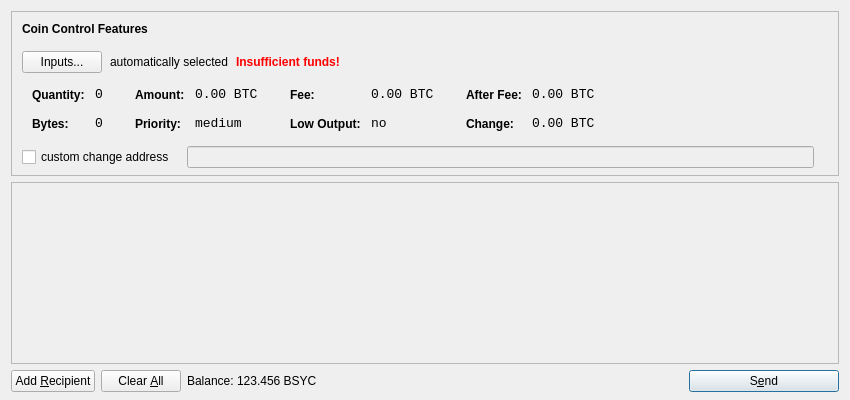
<?xml version="1.0" encoding="UTF-8"?>
<ui version="4.0">
 <class>SendCoinsDialog</class>
 <widget class="QDialog" name="SendCoinsDialog">
  <property name="geometry">
   <rect>
    <x>0</x>
    <y>0</y>
    <width>850</width>
    <height>400</height>
   </rect>
  </property>
  <property name="windowTitle">
   <string>Send Coins</string>
  </property>
  <layout class="QVBoxLayout" name="verticalLayout" stretch="0,1,0">
   <property name="bottomMargin">
    <number>8</number>
   </property>
   <item>
    <widget class="QFrame" name="frameCoinControl">
     <property name="sizePolicy">
      <sizepolicy hsizetype="Expanding" vsizetype="Expanding">
       <horstretch>0</horstretch>
       <verstretch>0</verstretch>
      </sizepolicy>
     </property>
     <property name="maximumSize">
      <size>
       <width>16777215</width>
       <height>16777215</height>
      </size>
     </property>
     <property name="frameShape">
      <enum>QFrame::StyledPanel</enum>
     </property>
     <property name="frameShadow">
      <enum>QFrame::Sunken</enum>
     </property>
     <layout class="QVBoxLayout" name="verticalLayoutCoinControl2">
      <property name="spacing">
       <number>-1</number>
      </property>
      <property name="leftMargin">
       <number>0</number>
      </property>
      <property name="topMargin">
       <number>0</number>
      </property>
      <property name="rightMargin">
       <number>0</number>
      </property>
      <property name="bottomMargin">
       <number>6</number>
      </property>
      <item>
       <layout class="QVBoxLayout" name="verticalLayoutCoinControl" stretch="0,0,0,0,1">
        <property name="spacing">
         <number>0</number>
        </property>
        <property name="leftMargin">
         <number>10</number>
        </property>
        <property name="topMargin">
         <number>10</number>
        </property>
        <item>
         <layout class="QHBoxLayout" name="horizontalLayoutCoinControl1">
          <property name="bottomMargin">
           <number>15</number>
          </property>
          <item>
           <widget class="QLabel" name="labelCoinControlFeatures">
            <property name="sizePolicy">
             <sizepolicy hsizetype="Preferred" vsizetype="Maximum">
              <horstretch>0</horstretch>
              <verstretch>0</verstretch>
             </sizepolicy>
            </property>
            <property name="font">
             <font>
              <weight>75</weight>
              <bold>true</bold>
             </font>
            </property>
            <property name="styleSheet">
             <string notr="true">font-weight:bold;</string>
            </property>
            <property name="text">
             <string>Coin Control Features</string>
            </property>
           </widget>
          </item>
         </layout>
        </item>
        <item>
         <layout class="QHBoxLayout" name="horizontalLayoutCoinControl2" stretch="0,0,0,0">
          <property name="spacing">
           <number>8</number>
          </property>
          <property name="bottomMargin">
           <number>10</number>
          </property>
          <item>
           <widget class="QPushButton" name="pushButtonCoinControl">
            <property name="styleSheet">
             <string notr="true"/>
            </property>
            <property name="text">
             <string>Inputs...</string>
            </property>
           </widget>
          </item>
          <item>
           <widget class="QLabel" name="labelCoinControlAutomaticallySelected">
            <property name="text">
             <string>automatically selected</string>
            </property>
            <property name="margin">
             <number>5</number>
            </property>
           </widget>
          </item>
          <item>
           <widget class="QLabel" name="labelCoinControlInsuffFunds">
            <property name="font">
             <font>
              <weight>75</weight>
              <bold>true</bold>
             </font>
            </property>
            <property name="styleSheet">
             <string notr="true">color:red;font-weight:bold;</string>
            </property>
            <property name="text">
             <string>Insufficient funds!</string>
            </property>
            <property name="margin">
             <number>5</number>
            </property>
           </widget>
          </item>
          <item>
           <spacer name="horizontalSpacerCoinControl">
            <property name="orientation">
             <enum>Qt::Horizontal</enum>
            </property>
            <property name="sizeHint" stdset="0">
             <size>
              <width>40</width>
              <height>1</height>
             </size>
            </property>
           </spacer>
          </item>
         </layout>
        </item>
        <item>
         <widget class="QWidget" name="widgetCoinControl" native="true">
          <property name="sizePolicy">
           <sizepolicy hsizetype="Preferred" vsizetype="Preferred">
            <horstretch>0</horstretch>
            <verstretch>0</verstretch>
           </sizepolicy>
          </property>
          <property name="minimumSize">
           <size>
            <width>0</width>
            <height>0</height>
           </size>
          </property>
          <property name="styleSheet">
           <string notr="true"/>
          </property>
          <layout class="QHBoxLayout" name="horizontalLayoutCoinControl5">
           <property name="margin">
            <number>0</number>
           </property>
           <item>
            <layout class="QHBoxLayout" name="horizontalLayoutCoinControl3" stretch="0,0,0,1">
             <property name="spacing">
              <number>20</number>
             </property>
             <property name="topMargin">
              <number>0</number>
             </property>
             <property name="bottomMargin">
              <number>10</number>
             </property>
             <item>
              <layout class="QFormLayout" name="formLayoutCoinControl1">
               <property name="horizontalSpacing">
                <number>10</number>
               </property>
               <property name="verticalSpacing">
                <number>14</number>
               </property>
               <property name="leftMargin">
                <number>10</number>
               </property>
               <property name="topMargin">
                <number>4</number>
               </property>
               <property name="rightMargin">
                <number>6</number>
               </property>
               <item row="0" column="0">
                <widget class="QLabel" name="labelCoinControlQuantityText">
                 <property name="styleSheet">
                  <string notr="true">font-weight:bold;</string>
                 </property>
                 <property name="text">
                  <string>Quantity:</string>
                 </property>
                 <property name="margin">
                  <number>0</number>
                 </property>
                </widget>
               </item>
               <item row="0" column="1">
                <widget class="QLabel" name="labelCoinControlQuantity">
                 <property name="font">
                  <font>
                   <family>Monospace</family>
                   <pointsize>10</pointsize>
                  </font>
                 </property>
                 <property name="cursor">
                  <cursorShape>IBeamCursor</cursorShape>
                 </property>
                 <property name="contextMenuPolicy">
                  <enum>Qt::ActionsContextMenu</enum>
                 </property>
                 <property name="text">
                  <string notr="true">0</string>
                 </property>
                 <property name="margin">
                  <number>0</number>
                 </property>
                 <property name="textInteractionFlags">
                  <set>Qt::LinksAccessibleByMouse|Qt::TextSelectableByKeyboard|Qt::TextSelectableByMouse</set>
                 </property>
                </widget>
               </item>
               <item row="1" column="0">
                <widget class="QLabel" name="labelCoinControlBytesText">
                 <property name="styleSheet">
                  <string notr="true">font-weight:bold;</string>
                 </property>
                 <property name="text">
                  <string>Bytes:</string>
                 </property>
                </widget>
               </item>
               <item row="1" column="1">
                <widget class="QLabel" name="labelCoinControlBytes">
                 <property name="font">
                  <font>
                   <family>Monospace</family>
                   <pointsize>10</pointsize>
                  </font>
                 </property>
                 <property name="cursor">
                  <cursorShape>IBeamCursor</cursorShape>
                 </property>
                 <property name="contextMenuPolicy">
                  <enum>Qt::ActionsContextMenu</enum>
                 </property>
                 <property name="text">
                  <string notr="true">0</string>
                 </property>
                 <property name="textInteractionFlags">
                  <set>Qt::LinksAccessibleByMouse|Qt::TextSelectableByKeyboard|Qt::TextSelectableByMouse</set>
                 </property>
                </widget>
               </item>
              </layout>
             </item>
             <item>
              <layout class="QFormLayout" name="formLayoutCoinControl2">
               <property name="horizontalSpacing">
                <number>10</number>
               </property>
               <property name="verticalSpacing">
                <number>14</number>
               </property>
               <property name="leftMargin">
                <number>6</number>
               </property>
               <property name="topMargin">
                <number>4</number>
               </property>
               <property name="rightMargin">
                <number>6</number>
               </property>
               <item row="0" column="0">
                <widget class="QLabel" name="labelCoinControlAmountText">
                 <property name="styleSheet">
                  <string notr="true">font-weight:bold;</string>
                 </property>
                 <property name="text">
                  <string>Amount:</string>
                 </property>
                 <property name="margin">
                  <number>0</number>
                 </property>
                </widget>
               </item>
               <item row="0" column="1">
                <widget class="QLabel" name="labelCoinControlAmount">
                 <property name="font">
                  <font>
                   <family>Monospace</family>
                   <pointsize>10</pointsize>
                  </font>
                 </property>
                 <property name="cursor">
                  <cursorShape>IBeamCursor</cursorShape>
                 </property>
                 <property name="contextMenuPolicy">
                  <enum>Qt::ActionsContextMenu</enum>
                 </property>
                 <property name="text">
                  <string notr="true">0.00 BTC</string>
                 </property>
                 <property name="textInteractionFlags">
                  <set>Qt::LinksAccessibleByMouse|Qt::TextSelectableByKeyboard|Qt::TextSelectableByMouse</set>
                 </property>
                </widget>
               </item>
               <item row="1" column="0">
                <widget class="QLabel" name="labelCoinControlPriorityText">
                 <property name="styleSheet">
                  <string notr="true">font-weight:bold;</string>
                 </property>
                 <property name="text">
                  <string>Priority:</string>
                 </property>
                </widget>
               </item>
               <item row="1" column="1">
                <widget class="QLabel" name="labelCoinControlPriority">
                 <property name="font">
                  <font>
                   <family>Monospace</family>
                   <pointsize>10</pointsize>
                  </font>
                 </property>
                 <property name="cursor">
                  <cursorShape>IBeamCursor</cursorShape>
                 </property>
                 <property name="contextMenuPolicy">
                  <enum>Qt::ActionsContextMenu</enum>
                 </property>
                 <property name="text">
                  <string>medium</string>
                 </property>
                 <property name="textInteractionFlags">
                  <set>Qt::LinksAccessibleByMouse|Qt::TextSelectableByKeyboard|Qt::TextSelectableByMouse</set>
                 </property>
                </widget>
               </item>
              </layout>
             </item>
             <item>
              <layout class="QFormLayout" name="formLayoutCoinControl3">
               <property name="horizontalSpacing">
                <number>10</number>
               </property>
               <property name="verticalSpacing">
                <number>14</number>
               </property>
               <property name="leftMargin">
                <number>6</number>
               </property>
               <property name="topMargin">
                <number>4</number>
               </property>
               <property name="rightMargin">
                <number>6</number>
               </property>
               <item row="0" column="0">
                <widget class="QLabel" name="labelCoinControlFeeText">
                 <property name="styleSheet">
                  <string notr="true">font-weight:bold;</string>
                 </property>
                 <property name="text">
                  <string>Fee:</string>
                 </property>
                 <property name="margin">
                  <number>0</number>
                 </property>
                </widget>
               </item>
               <item row="0" column="1">
                <widget class="QLabel" name="labelCoinControlFee">
                 <property name="font">
                  <font>
                   <family>Monospace</family>
                   <pointsize>10</pointsize>
                  </font>
                 </property>
                 <property name="cursor">
                  <cursorShape>IBeamCursor</cursorShape>
                 </property>
                 <property name="contextMenuPolicy">
                  <enum>Qt::ActionsContextMenu</enum>
                 </property>
                 <property name="text">
                  <string notr="true">0.00 BTC</string>
                 </property>
                 <property name="textInteractionFlags">
                  <set>Qt::LinksAccessibleByMouse|Qt::TextSelectableByKeyboard|Qt::TextSelectableByMouse</set>
                 </property>
                </widget>
               </item>
               <item row="1" column="0">
                <widget class="QLabel" name="labelCoinControlLowOutputText">
                 <property name="styleSheet">
                  <string notr="true">font-weight:bold;</string>
                 </property>
                 <property name="text">
                  <string>Low Output:</string>
                 </property>
                </widget>
               </item>
               <item row="1" column="1">
                <widget class="QLabel" name="labelCoinControlLowOutput">
                 <property name="font">
                  <font>
                   <family>Monospace</family>
                   <pointsize>10</pointsize>
                  </font>
                 </property>
                 <property name="cursor">
                  <cursorShape>IBeamCursor</cursorShape>
                 </property>
                 <property name="contextMenuPolicy">
                  <enum>Qt::ActionsContextMenu</enum>
                 </property>
                 <property name="text">
                  <string>no</string>
                 </property>
                 <property name="textInteractionFlags">
                  <set>Qt::LinksAccessibleByMouse|Qt::TextSelectableByKeyboard|Qt::TextSelectableByMouse</set>
                 </property>
                </widget>
               </item>
              </layout>
             </item>
             <item>
              <layout class="QFormLayout" name="formLayoutCoinControl4">
               <property name="horizontalSpacing">
                <number>10</number>
               </property>
               <property name="verticalSpacing">
                <number>14</number>
               </property>
               <property name="leftMargin">
                <number>6</number>
               </property>
               <property name="topMargin">
                <number>4</number>
               </property>
               <property name="rightMargin">
                <number>6</number>
               </property>
               <item row="0" column="0">
                <widget class="QLabel" name="labelCoinControlAfterFeeText">
                 <property name="styleSheet">
                  <string notr="true">font-weight:bold;</string>
                 </property>
                 <property name="text">
                  <string>After Fee:</string>
                 </property>
                 <property name="margin">
                  <number>0</number>
                 </property>
                </widget>
               </item>
               <item row="0" column="1">
                <widget class="QLabel" name="labelCoinControlAfterFee">
                 <property name="font">
                  <font>
                   <family>Monospace</family>
                   <pointsize>10</pointsize>
                  </font>
                 </property>
                 <property name="cursor">
                  <cursorShape>IBeamCursor</cursorShape>
                 </property>
                 <property name="contextMenuPolicy">
                  <enum>Qt::ActionsContextMenu</enum>
                 </property>
                 <property name="text">
                  <string notr="true">0.00 BTC</string>
                 </property>
                 <property name="textInteractionFlags">
                  <set>Qt::LinksAccessibleByMouse|Qt::TextSelectableByKeyboard|Qt::TextSelectableByMouse</set>
                 </property>
                </widget>
               </item>
               <item row="1" column="0">
                <widget class="QLabel" name="labelCoinControlChangeText">
                 <property name="styleSheet">
                  <string notr="true">font-weight:bold;</string>
                 </property>
                 <property name="text">
                  <string>Change:</string>
                 </property>
                </widget>
               </item>
               <item row="1" column="1">
                <widget class="QLabel" name="labelCoinControlChange">
                 <property name="font">
                  <font>
                   <family>Monospace</family>
                   <pointsize>10</pointsize>
                  </font>
                 </property>
                 <property name="cursor">
                  <cursorShape>IBeamCursor</cursorShape>
                 </property>
                 <property name="contextMenuPolicy">
                  <enum>Qt::ActionsContextMenu</enum>
                 </property>
                 <property name="text">
                  <string notr="true">0.00 BTC</string>
                 </property>
                 <property name="textInteractionFlags">
                  <set>Qt::LinksAccessibleByMouse|Qt::TextSelectableByKeyboard|Qt::TextSelectableByMouse</set>
                 </property>
                </widget>
               </item>
              </layout>
             </item>
            </layout>
           </item>
          </layout>
         </widget>
        </item>
        <item>
         <layout class="QHBoxLayout" name="horizontalLayoutCoinControl4" stretch="0,0,0">
          <property name="spacing">
           <number>12</number>
          </property>
          <property name="sizeConstraint">
           <enum>QLayout::SetDefaultConstraint</enum>
          </property>
          <property name="topMargin">
           <number>5</number>
          </property>
          <property name="rightMargin">
           <number>5</number>
          </property>
          <item>
           <widget class="QCheckBox" name="checkBoxCoinControlChange">
            <property name="text">
             <string>custom change address</string>
            </property>
           </widget>
          </item>
          <item>
           <widget class="QLineEdit" name="lineEditCoinControlChange">
            <property name="enabled">
             <bool>false</bool>
            </property>
            <property name="sizePolicy">
             <sizepolicy hsizetype="Expanding" vsizetype="Fixed">
              <horstretch>0</horstretch>
              <verstretch>0</verstretch>
             </sizepolicy>
            </property>
           </widget>
          </item>
          <item>
           <widget class="QLabel" name="labelCoinControlChangeLabel">
            <property name="sizePolicy">
             <sizepolicy hsizetype="Preferred" vsizetype="Expanding">
              <horstretch>0</horstretch>
              <verstretch>0</verstretch>
             </sizepolicy>
            </property>
            <property name="minimumSize">
             <size>
              <width>0</width>
              <height>0</height>
             </size>
            </property>
            <property name="text">
             <string/>
            </property>
            <property name="margin">
             <number>3</number>
            </property>
           </widget>
          </item>
         </layout>
        </item>
        <item>
         <spacer name="verticalSpacerCoinControl">
          <property name="orientation">
           <enum>Qt::Vertical</enum>
          </property>
          <property name="sizeHint" stdset="0">
           <size>
            <width>800</width>
            <height>1</height>
           </size>
          </property>
         </spacer>
        </item>
       </layout>
      </item>
     </layout>
    </widget>
   </item>
   <item>
    <widget class="QScrollArea" name="scrollArea">
     <property name="widgetResizable">
      <bool>true</bool>
     </property>
     <widget class="QWidget" name="scrollAreaWidgetContents">
      <property name="geometry">
       <rect>
        <x>0</x>
        <y>0</y>
        <width>830</width>
        <height>165</height>
       </rect>
      </property>
      <layout class="QVBoxLayout" name="verticalLayout_2">
       <property name="margin">
        <number>0</number>
       </property>
       <item>
        <layout class="QVBoxLayout" name="entries">
         <property name="spacing">
          <number>6</number>
         </property>
        </layout>
       </item>
       <item>
        <spacer name="verticalSpacer">
         <property name="orientation">
          <enum>Qt::Vertical</enum>
         </property>
         <property name="sizeHint" stdset="0">
          <size>
           <width>20</width>
           <height>40</height>
          </size>
         </property>
        </spacer>
       </item>
      </layout>
     </widget>
    </widget>
   </item>
   <item>
    <layout class="QHBoxLayout" name="horizontalLayout">
     <item>
      <widget class="QPushButton" name="addButton">
       <property name="toolTip">
        <string>Send to multiple recipients at once</string>
       </property>
       <property name="text">
        <string>Add &amp;Recipient</string>
       </property>
       <property name="icon">
        <iconset resource="../bitcoin.qrc">
         <normaloff>:/icons/add</normaloff>:/icons/add</iconset>
       </property>
       <property name="autoDefault">
        <bool>false</bool>
       </property>
      </widget>
     </item>
     <item>
      <widget class="QPushButton" name="clearButton">
       <property name="sizePolicy">
        <sizepolicy hsizetype="Minimum" vsizetype="Fixed">
         <horstretch>0</horstretch>
         <verstretch>0</verstretch>
        </sizepolicy>
       </property>
       <property name="toolTip">
        <string>Remove all transaction fields</string>
       </property>
       <property name="text">
        <string>Clear &amp;All</string>
       </property>
       <property name="icon">
        <iconset resource="../bitcoin.qrc">
         <normaloff>:/icons/remove</normaloff>:/icons/remove</iconset>
       </property>
       <property name="autoRepeatDelay">
        <number>300</number>
       </property>
       <property name="autoDefault">
        <bool>false</bool>
       </property>
      </widget>
     </item>
     <item>
      <layout class="QHBoxLayout" name="horizontalLayout_2">
       <property name="spacing">
        <number>3</number>
       </property>
       <item>
        <widget class="QLabel" name="label">
         <property name="text">
          <string>Balance:</string>
         </property>
        </widget>
       </item>
       <item>
        <widget class="QLabel" name="labelBalance">
         <property name="cursor">
          <cursorShape>IBeamCursor</cursorShape>
         </property>
         <property name="text">
          <string>123.456 BSYC</string>
         </property>
         <property name="textInteractionFlags">
          <set>Qt::LinksAccessibleByMouse|Qt::TextSelectableByKeyboard|Qt::TextSelectableByMouse</set>
         </property>
        </widget>
       </item>
      </layout>
     </item>
     <item>
      <spacer name="horizontalSpacer">
       <property name="orientation">
        <enum>Qt::Horizontal</enum>
       </property>
       <property name="sizeHint" stdset="0">
        <size>
         <width>40</width>
         <height>20</height>
        </size>
       </property>
      </spacer>
     </item>
     <item>
      <widget class="QPushButton" name="sendButton">
       <property name="minimumSize">
        <size>
         <width>150</width>
         <height>0</height>
        </size>
       </property>
       <property name="toolTip">
        <string>Confirm the send action</string>
       </property>
       <property name="text">
        <string>S&amp;end</string>
       </property>
       <property name="icon">
        <iconset resource="../bitcoin.qrc">
         <normaloff>:/icons/send</normaloff>:/icons/send</iconset>
       </property>
       <property name="default">
        <bool>true</bool>
       </property>
      </widget>
     </item>
    </layout>
   </item>
  </layout>
 </widget>
 <resources>
  <include location="../bitcoin.qrc"/>
 </resources>
 <connections/>
</ui>
